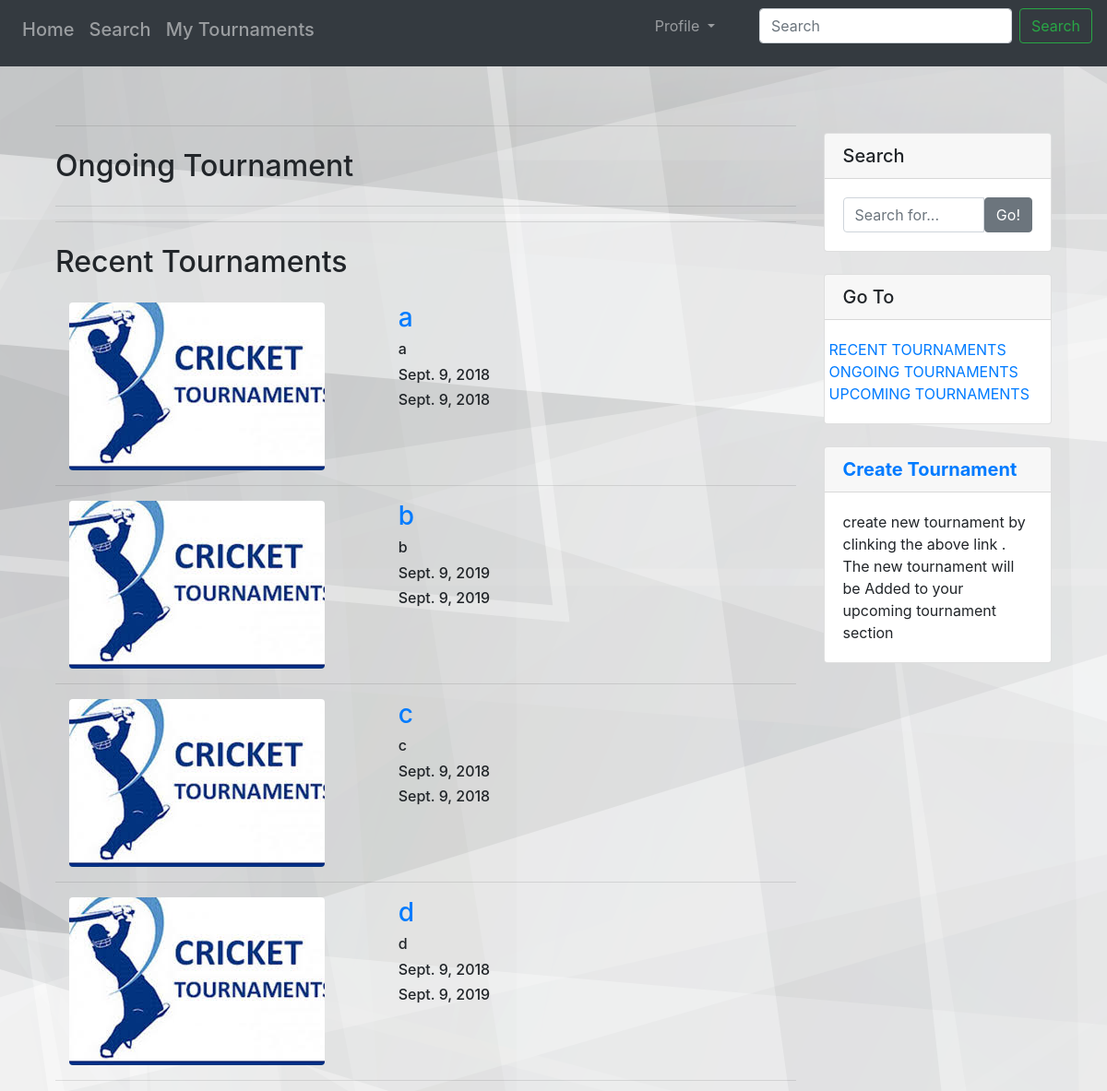
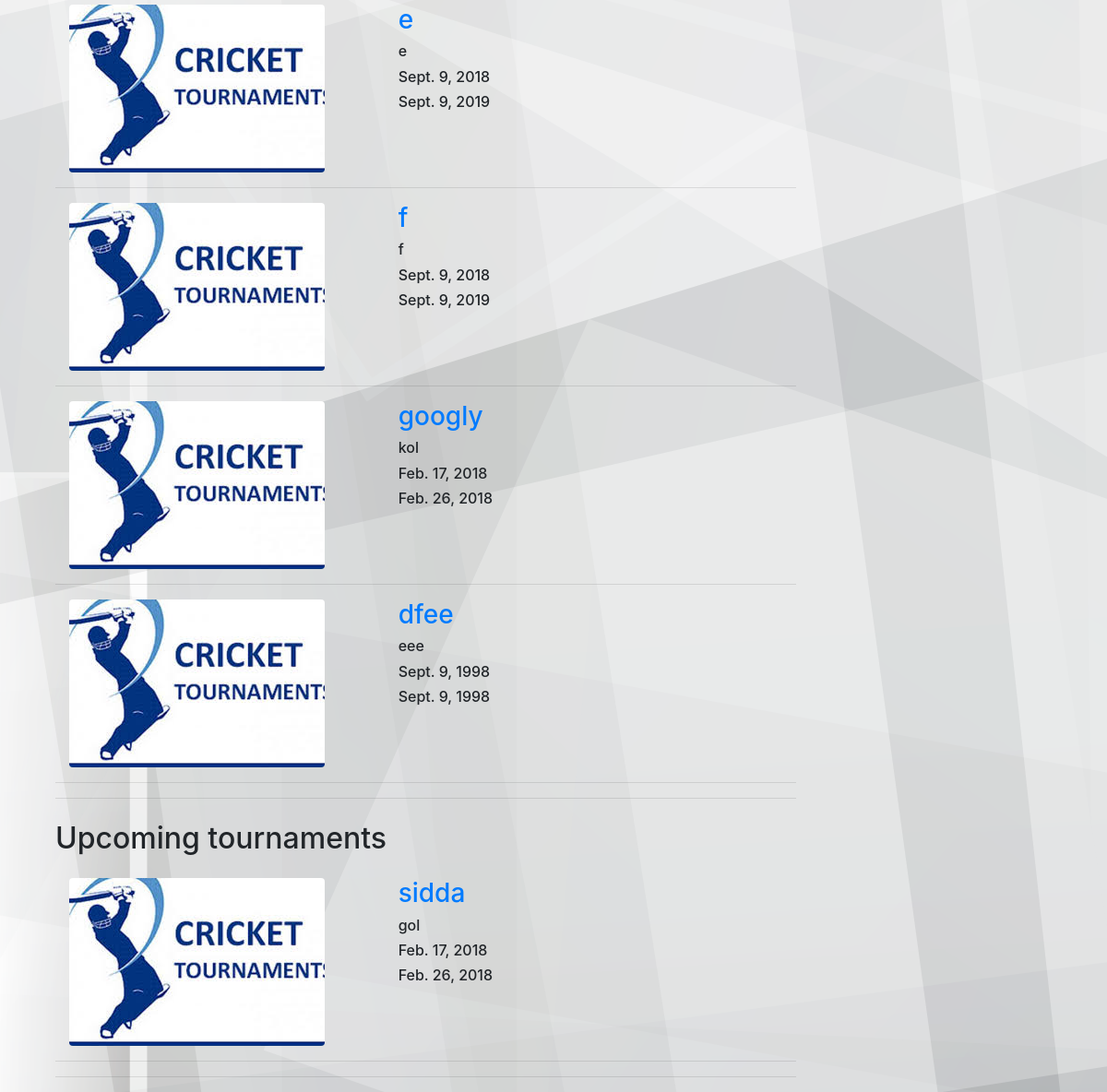
The app's page /tournament/ (signed in) with its own data (2 pictures, top to bottom).
### tournament/models.py (models this page shows, shortened)
class Tournament(models.Model):
    name = models.CharField(max_length=20, unique=True)
    image = models.ImageField(blank=True, upload_to='tournaments', default='tournaments/no.png')
    place = models.TextField()
    start_date = models.DateField()
    end_date = models.DateField(default=None)
    organizer = models.ForeignKey(Organizer, on_delete=models.CASCADE, null=True, blank=True)
    tournament_status = models.IntegerField(default=0)
    tournament_schedule = models.IntegerField(default=0)

### tournament/views.py (the view)
# urls.py: path('tournament/', include('tournament.urls'), name='tournament'),
def tournament(request):
        o=Organizer.objects.get(pk=request.user.id)
        all_tournament = Tournament.objects.filter(organizer=o)
        context = {'all_tournament': all_tournament}
        return render(request, 'tournament/tournament_templates/tournaments.html', context)

### tournament/templates/tournament/tournament_templates/tournaments.html (shortened to what this page needs)
{% extends 'organizer/base.html' %}
{% block body %}
    {% load staticfiles %}
    <link  rel="stylesheet" type="text/css" href="{% static 'organizer/base.css' %}">
<br><br><br>
<div class="container">
    <div class="container">
      <div class="row">
        <div  class="col-md-9">
            <hr>
            <h2 class="my-4" style="{text-align: center;}">Ongoing Tournament
            </h2>
            <div id="ongoing">
                <hr>
            </div>
            <hr>
            <div id="recent">
            <h2 class="my-4">Recent Tournaments
            </h2>
                {% for tournament in all_tournament %}
                    {% if tournament.tournament_status == 2 %}
                        <div   class=" portfolio-item" >
                          <div class="col-md-8">
                           <div class="row">
                             <div class="col-md-8">
                                  <a href="#">
                                    <img class="img-fluid rounded mb-3 mb-md-0" src="{{ tournament.image.url }}" alt="no">
                                  </a>
                             </div>
                             <div class="col-md-4">
                                  <a  href="{% url 'tournament:current_tournament' tournament.id %}"><h3>{{ tournament.name }}</h3></a>
                                  <h6>{{ tournament.place }}</h6>
                                  <h6>{{ tournament.start_date }}</h6>
                                  <h6>{{ tournament.end_date }}</h6>
                             </div>
                           </div>
                          </div>
                        </div>
                             <hr>
                    {%  endif%}
                {% endfor %}
            </div>
             <div id="upcoming">
                 <hr>
             <h2 class="my-4">Upcoming tournaments
             </h2>
               {% for tournament in all_tournament %}
                 {% if tournament.tournament_status == 0 %}
                  <div   class=" portfolio-item" >
                   <div class="col-md-8">
                       <div class="row">
                           <div class="col-md-8">
                                  <a href="#">
                                    <img class="img-fluid rounded mb-3 mb-md-0"  src="{{ tournament.image.url }}" alt="no">
                                  </a>
                           </div>
                           <div class="col-md-4">
                                   <a  href="{% url 'tournament:current_tournament' tournament.id %}"><h3>{{ tournament.name }}</h3></a>
                                  <h6>{{ tournament.place }}</h6>
                                    <h6>{{ tournament.start_date }}</h6>
                                    <h6>{{ tournament.end_date }}</h6>
                           </div>
                         </div>
                   </div>
                  </div>
                                 <hr>
                  {%  endif%}
               {% endfor %}
                             <hr>
             </div>
        </div>
        <div   class="col-md-3 ">
            <div class="sticky-top" >
                      <div class="card my-4">
                        <h5 class="card-header">Search</h5>
                        <div class="card-body">
                          <div class="input-group">
                            <input type="text" class="form-control" placeholder="Search for...">
                            <span class="input-group-btn">
                              <button class="btn btn-secondary" type="button">Go!</button>
                            </span>
                          </div>
                        </div>
                      </div>
                      <div class="card my-4">
                        <h5 class="card-header ">Go To</h5>
                        <div class="card-body">
                          <div class="row">
                              <a href="#recent">RECENT TOURNAMENTS</a>
                              <a href="#ongoing">ONGOING TOURNAMENTS</a>
                              <a href="#upcoming">UPCOMING TOURNAMENTS</a>
                          </div>
                      </div>
                      </div>
                      <div class="card my-4">
                        <h5 class="card-header">  <a href="{% url 'tournament:create_tournament' %}"><b>Create Tournament</b></a></h5>
                        <div class="card-body">
                          create new tournament by clinking the above link . The new tournament will be Added to  your upcoming tournament section
                        </div>
                      </div>
            </div>
        </div>
      </div>
    </div>
{% endblock %}

### organizer/templates/organizer/base.html (shortened to what this page needs)
{% load staticfiles %}
    <link  rel="stylesheet" type="text/css" href="{% static 'organizer/base.css' %}">
    <link rel="stylesheet" href="https://maxcdn.bootstrapcdn.com/bootstrap/4.0.0/css/bootstrap.min.css">
       <link  rel="stylesheet" href={% static 'tournament/js_file/jquery.localscroll.js' %} type="text/javascript">
       <link  rel="stylesheet" href="{% static 'tournament/js_file/jquery.scrollTo.js' %}" type="text/javascript">
      <nav class="navbar navbar-expand-md navbar-dark fixed-top bg-dark mb-5" >
        <div class="collapse navbar-collapse" id="navbarCollapse">
          <ul class="navbar-nav mr-auto">
               <li class="nav-item ">
                 <a class="nav-link" href="{% url 'organizer:home' %}"> <h5>Home</h5> </a>
                </li>
                <li class="nav-item ">
                  <a class="nav-link" href="{% url 'search:search' %}"><h5>Search </h5><span class="sr-only">(current)</span></a>
                </li>
                <li class="nav-item">
                  <a class="nav-link" href="{% url 'tournament:tournament' %}"><h5>My Tournaments</h5></a>
                </li>
          </ul>
            <ul>
                  <li class="nav navbar-nav  dropdown align-right ">
                    <a class="nav-link dropdown-toggle nav-item" href="#" id="navbarDropdown" role="button" data-toggle="dropdown" aria-haspopup="true" aria-expanded="false">
                   Profile
                    </a>
                  </li>
           </ul>
            <ul>
                <form class="nav navbar-nav navbar-right form-inline" method="GET"action="{% url 'search:nav_search_matches' %}" >
                 <input class="form-control mr-sm-2" type="text"name="q" placeholder="Search" aria-label="Search">                                <button class="btn btn-outline-success my-2 my-sm-0" type="submit">Search</button>
                </form>
            </ul>
        </div>
      </nav>
<body class="mt-5">
    {% block body %}
    {% endblock %}
</body>

### organizer/static/organizer/base.css (style rules this page uses)
body { background-image: url('images/2.png') }

### records on screen
Tournament: image (picture), name "a", place "a", start_date "Sept. 9, 2018", end_date "Sept. 9, 2018"
Tournament: image (picture), name "b", place "b", start_date "Sept. 9, 2019", end_date "Sept. 9, 2019"
Tournament: image (picture), name "c", place "c", start_date "Sept. 9, 2018", end_date "Sept. 9, 2018"
Tournament: image (picture), name "d", place "d", start_date "Sept. 9, 2018", end_date "Sept. 9, 2019"
Tournament: image (picture), name "e", place "e", start_date "Sept. 9, 2018", end_date "Sept. 9, 2019"
Tournament: image (picture), name "f", place "f", start_date "Sept. 9, 2018", end_date "Sept. 9, 2019"
Tournament: image (picture), name "googly", place "kol", start_date "Feb. 17, 2018", end_date "Feb. 26, 2018"
Tournament: image (picture), name "dfee", place "eee", start_date "Sept. 9, 1998", end_date "Sept. 9, 1998"
Tournament: image (picture), name "sidda", place "gol", start_date "Feb. 17, 2018", end_date "Feb. 26, 2018"
